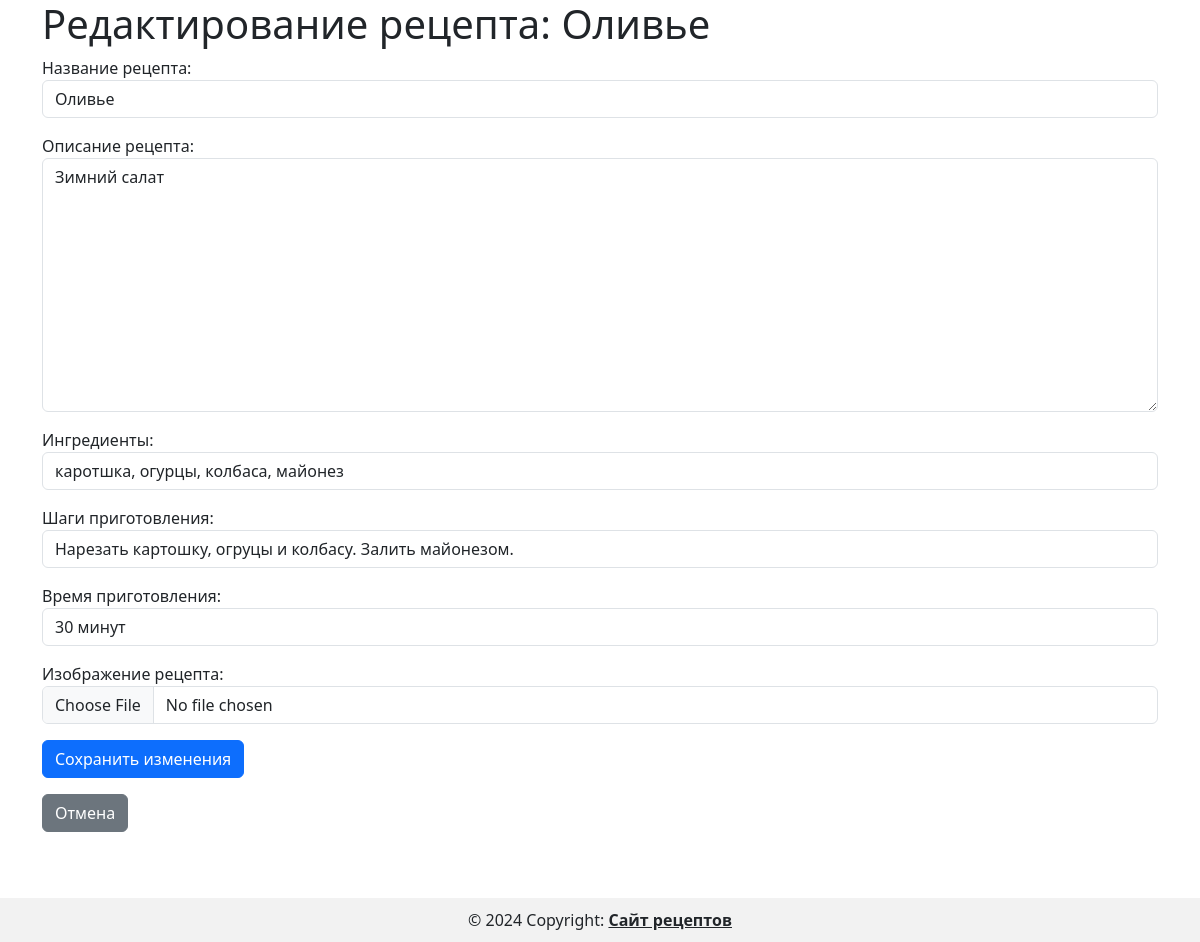
The page /edit_recipe/1/ on the database its author committed.
### recipe_app/models.py (models this page shows, shortened)
class Recipe(models.Model):
    title = models.CharField(max_length=60)
    description = models.CharField(max_length=200)
    ingredients = models.CharField(max_length=200)
    steps_cooking = models.CharField(max_length=200)
    time_cooking = models.CharField(max_length=30)
    image_dish = models.ImageField(upload_to='media/recipes/')

### recipe_app/views.py (the view)
# urls.py: path('edit_recipe/<str:id_recipe>/', views.edit_recipe, name='edit_recipe'),
def edit_recipe(request, id_recipe):
    recipe = get_object_or_404(Recipe, id=id_recipe)
    if request.method == 'POST':
        form = RecipeForm(request.POST, request.FILES)
        if form.is_valid():
            recipe.title = form.cleaned_data['title']
            recipe.description = form.cleaned_data['description']
            recipe.ingredients = form.cleaned_data['ingredients']
            recipe.steps_cooking = form.cleaned_data['steps_cooking']
            recipe.time_cooking = form.cleaned_data['time_cooking']
            if 'image_dish' in request.FILES:
                recipe.image_dish = request.FILES['image_dish']
            recipe.save()
            return redirect('recipe_app:get_recipe', id_recipe=recipe.id)
    else:
        form = RecipeForm(initial={
            'title': recipe.title,
            'description': recipe.description,
            'ingredients': recipe.ingredients,
            'steps_cooking': recipe.steps_cooking,
            'time_cooking': recipe.time_cooking,
        })
    context = {'form': form, 'recipe': recipe}
    return render(request, 'recipe_app/edit_recipe.html', context)

### recipe_app/templates/recipe_app/edit_recipe.html (shortened to what this page needs)
{% extends 'recipe_app/base.html' %}
{% block content %}
    <div class="container">
        <h1>Редактирование рецепта: {{ recipe.title }}</h1>
        <form method="post" enctype="multipart/form-data">
            {{ form.as_p }}
            <button type="submit" class="btn btn-primary">Сохранить изменения</button>
        </form>
        <a href="{% url 'recipe_app:get_recipe' recipe.id %}" class="btn btn-secondary mt-3">Отмена</a>
    </div>
{% endblock %}

### rows shown on the page
Recipe: title "Оливье", description "Зимний салат", ingredients "каротшка, огурцы, колбаса, майонез", steps_cooking "Нарезать картошку, огруцы и колбасу. Залить майонезом.", time_cooking "30 минут"
